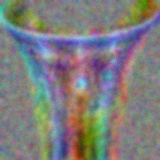
#> input picture patterns/iterations/iteration_15/patch_160_uniform.png, 160 x 160 px
$ python make_a3_print.py
#> lines starting #> are read from the running program, lines starting #| are printed output that depends on the picture
"""
Generate A3 300 DPI print-ready files for specified iterations.
Patch is upscaled to 150mm x 150mm and centred on a white A3 canvas.
"""
from PIL import Image
from pathlib import Path

# A3 at 300 DPI: 297mm x 420mm
A3_W = int(297 / 25.4 * 300)   # 3508 px
A3_H = int(420 / 25.4 * 300)   # 4961 px

# Fill the page: scale patch to full A3 width (297mm), centred vertically
PRINT_PX = A3_W   # 3507 px = 297mm — fills the full width

ROOT = Path(__file__).parent.parent

iterations = [
    ROOT / "patterns/iterations/iteration_15/patch_160_uniform.png",
    ROOT / "patterns/iterations/iteration_17/patch_160_uniform.png",
]

for src in iterations:
    patch = Image.open(src).convert("RGB")
#> patch is the input picture: PIL image 160x160 RGB; mean R, G, B 126.2, 124.8, 124.9
    patch_print = patch.resize((PRINT_PX, PRINT_PX), Image.NEAREST)

    canvas = Image.new("RGB", (A3_W, A3_H), (255, 255, 255))
#> canvas: PIL image 3507x4960 RGB; every value is 255
    x = (A3_W - PRINT_PX) // 2
    y = (A3_H - PRINT_PX) // 2
    canvas.paste(patch_print, (x, y))
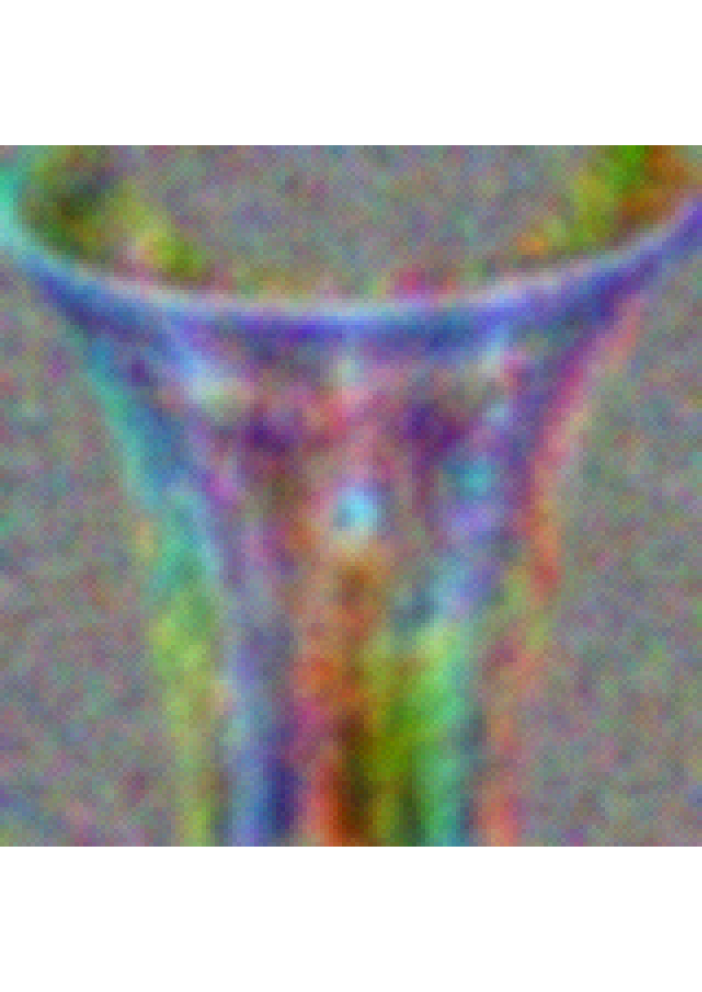
#> canvas: PIL image 3507x4960 RGB (shown at 1/5 size); mean R, G, B 164, 162.9, 163

    out = src.parent / "patch_A3_print_300dpi.png"
    canvas.save(out, dpi=(300, 300))
    print(f"Saved {out.relative_to(ROOT)}  "
          f"({PRINT_PX}x{PRINT_PX}px patch on {A3_W}x{A3_H}px canvas)")
#> pass 2 of the loop `for src in iterations:`:
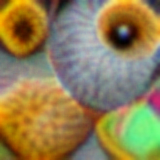
#> input picture patterns/iterations/iteration_17/patch_160_uniform.png, 160 x 160 px
#> patch is the input picture: PIL image 160x160 RGB; mean R, G, B 145.6, 129.1, 84.9
#> `canvas.paste(patch_print, (x, y))`:
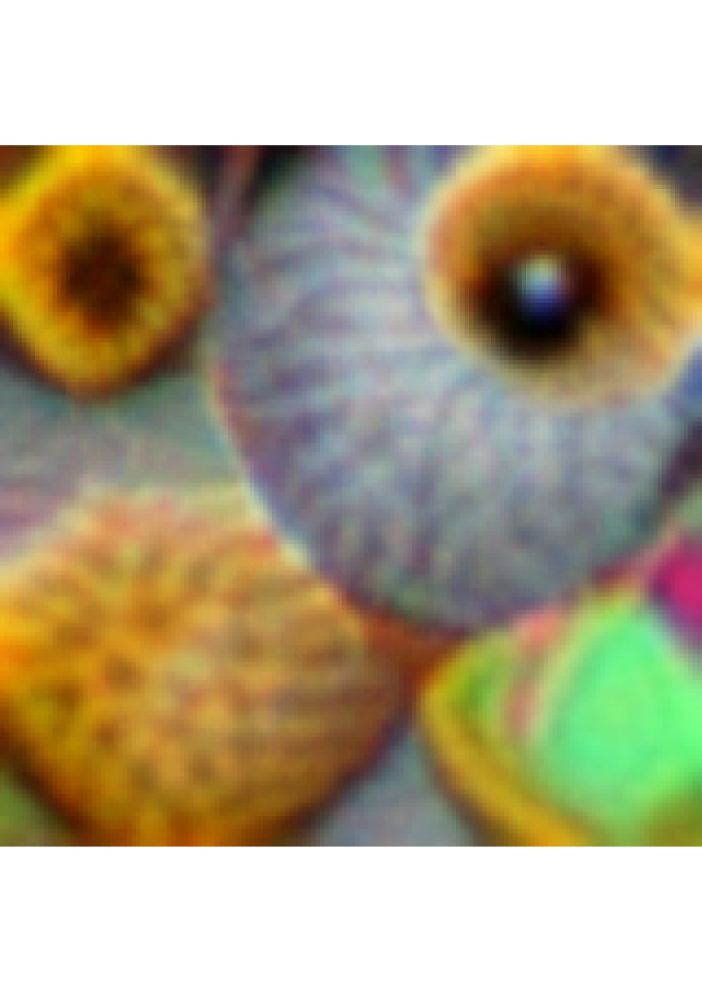
#> canvas: PIL image 3507x4960 RGB (shown at 1/5 size); mean R, G, B 177.7, 166, 134.7
